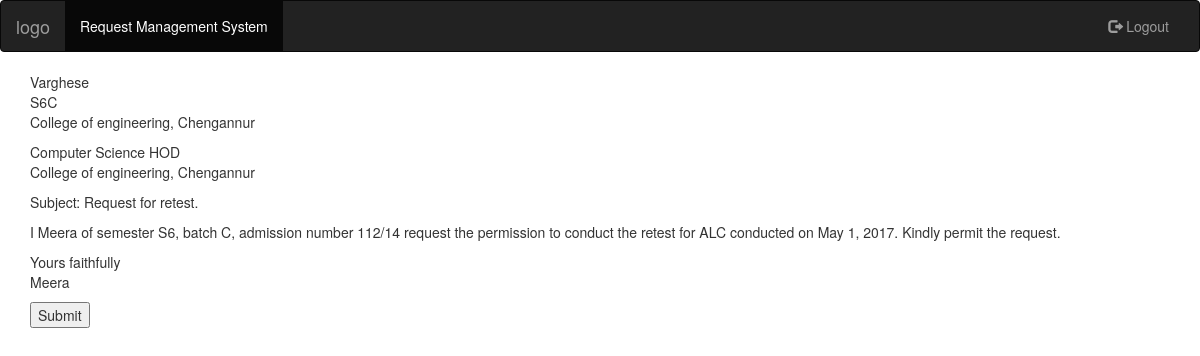
Screenshot of /retest/retest/17/request (signed in) with the database file from the repository.
### retest/models.py (models this page shows, shortened)
class Retest(models.Model):
	semester = models.ForeignKey(Semester)
	dept = models.ForeignKey(Departement)
	batch = models.ForeignKey(Batch)
	date = models.DateField(default=0)
	subject = models.ForeignKey(Subject)
	name = models.CharField(max_length=50)
	admnno = models.CharField(max_length=50)
	reason = models.CharField(max_length=50)
	proof = models.CharField(max_length=200)
	is_hod = models.BooleanField(default=False)
	is_principal = models.BooleanField(default=False)
	notify = models.BooleanField(default=False)
	is_sure = models.BooleanField(default=False)

class Semester(models.Model):
	sem = models.CharField(max_length=50)
	def __str__(self):
				 return self.sem

class Batch(models.Model):
	div = models.CharField(max_length=1)
	def __str__(self):
				 return self.div

class Subject(models.Model):
	dept = models.ForeignKey(Departement)
	semester = models.ForeignKey(Semester)
	sub = models.CharField(max_length=50)
	def __str__(self):
				 return self.sub

### retest/views.py (the view)
# urls.py: url(r'^retest/(?P<retest_id>[0-9]+)/request$' , views.request, name='request' ),
@login_required
def request(request, retest_id):
    try:
        retest= Retest.objects.get(pk=retest_id)
    except Retest.DoesNotExist:
        raise Http404("Request does not exit")
    return render(request, 'retest/request.html' , { 'retest': retest})

### retest/templates/retest/request.html (shortened to what this page needs)
{% load staticfiles %}
<!DOCTYPE html>
<html lang="en">
<head>
  <link rel="stylesheet" href="https://maxcdn.bootstrapcdn.com/bootstrap/3.3.7/css/bootstrap.min.css">
</head>
<body>
	<nav class="navbar navbar-inverse">
    <div class="container-fluid">
      <div class="navbar-header">
        <a class="navbar-brand" href="#">logo</a>
      </div>
      <div class="collapse navbar-collapse" id="myNavbar">
        <ul class="nav navbar-nav">
          <li class="active"><a href="#">Request Management System</a></li>
        </ul>
        <ul class="nav navbar-nav navbar-right">
          <li><a href="retest/login.html"><span class="glyphicon glyphicon-log-out"></span> Logout</a></li>
        </ul>
      </div>
    </div>
  </nav>
  <div class="container">
  <p>Varghese<br>{{retest.semester }}{{ retest.batch }}<br>College of engineering, Chengannur</p>
  </div>
  <div class="container">
  <p>Computer Science HOD<br>College of engineering, Chengannur</p>
  </div>
  <div class="container">
  <p>Subject: Request for retest.</p>
  </div>
  <div class="container">
  <p> I {{retest.name}} of semester {{retest.semester}}, batch {{ retest.batch }}, admission number {{retest.admnno }} request the permission to conduct the retest for {{ retest.subject }} conducted on {{ retest.date }}. Kindly permit the request.</p>
  </div>
  <div class="container">
  <p>Yours faithfully<br>{{ retest.name}}</p>
  </div>
<div class="container">
<form action="{% url 'retest:accepted' retest.id %} " method="post">
    <input type="submit" value="Submit" />
</form>
</div>

### rows the page displays
Retest: semester "S6", batch "C", name "Meera", admnno "112/14", subject "ALC", date "May 1, 2017"
